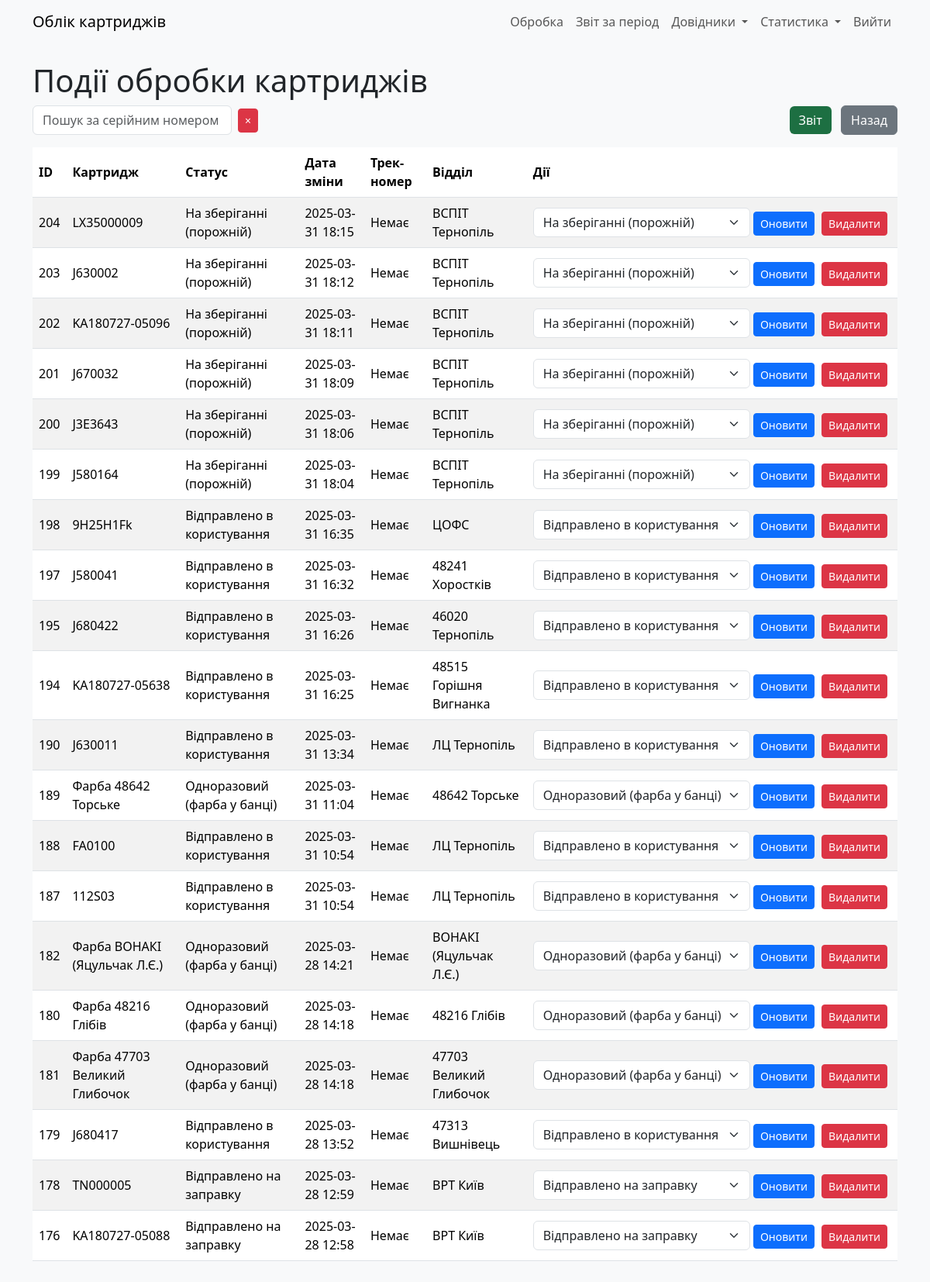
The app's page /cartridge_status (signed in), older data.
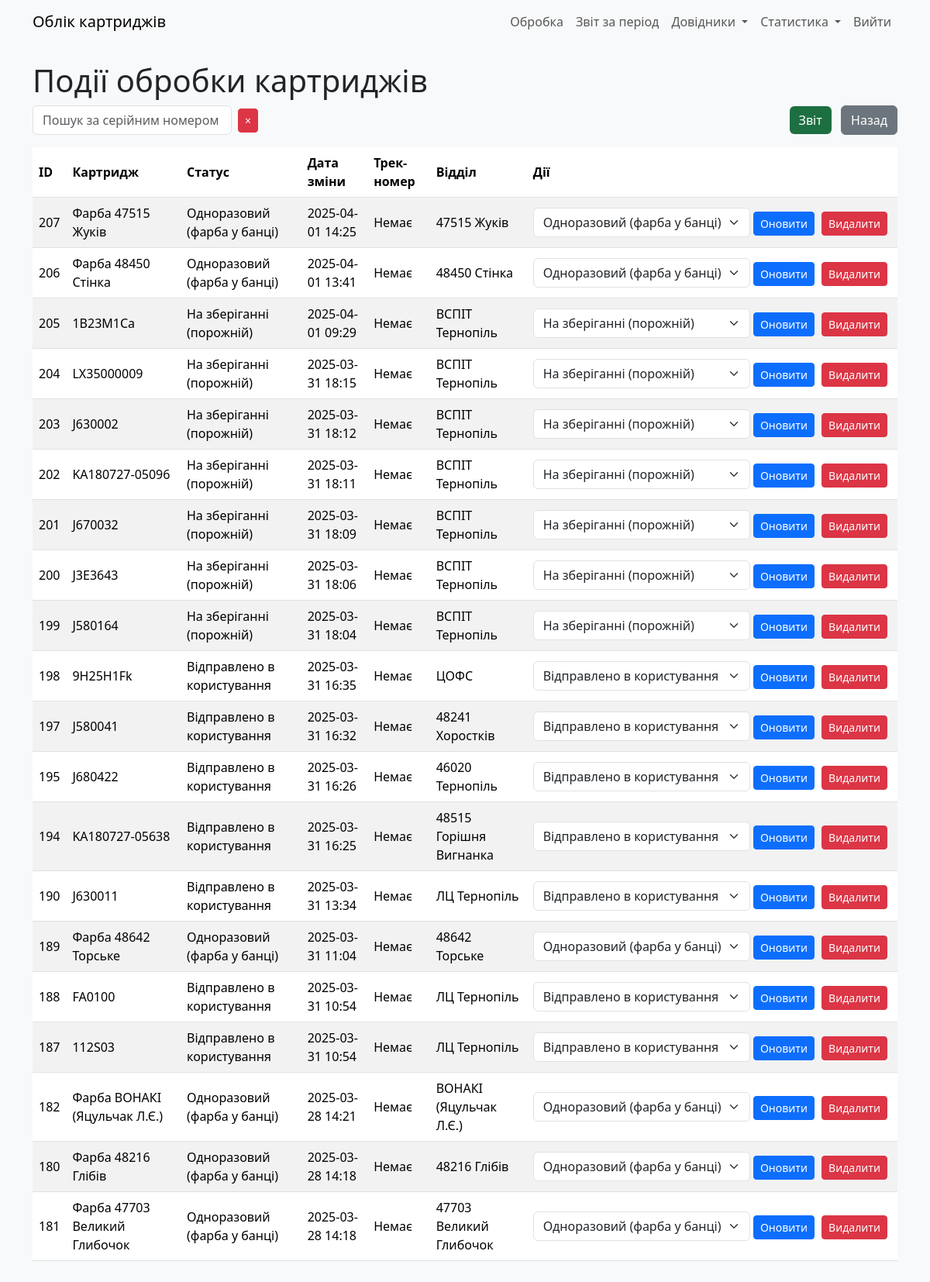
The same page, newer data.
### models.py (models this page shows)
class CartridgeStatus(db.Model):
    __tablename__ = "cartrg_status"
    id: Mapped[int] = mapped_column(primary_key=True)
    cartridge_id = mapped_column(ForeignKey(Cartridges.id))
    status: Mapped[int] = mapped_column(Integer, server_default=literal(0))
    date_ofchange: Mapped[DateTime] = mapped_column(DateTime, server_default=func.now())
    parcel_track: Mapped[str] = mapped_column(String(13), nullable=True)
    exec_dept: Mapped[int] = mapped_column(ForeignKey(RefillDept.id))
    user_updated: Mapped[int] = mapped_column(ForeignKey(User.id))
    time_updated: Mapped[DateTime] = mapped_column(DateTime, server_default=func.now())
    __table_args__ = (
        Index('idx_cartridge_date', 'cartridge_id', 'date_ofchange'),  # Композитний індекс
        Index('idx_status', 'status'),                                 # Окремий індекс для status
        Index('idx_exec_dept', 'exec_dept'),                           # Окремий індекс для exec_dept
    )

class Cartridges(db.Model):
    __tablename__ = "cartridges"
    id: Mapped[int] = mapped_column(primary_key=True)
    serial_num: Mapped[str] = mapped_column(String(255), server_default="N/A")
    in_printer: Mapped[int] = mapped_column(ForeignKey(CustomerEquipment.id), nullable=True)
    cartridge_model: Mapped[str] = mapped_column(String(255), nullable=True)  # Текстове поле
    user_updated: Mapped[int] = mapped_column(ForeignKey(User.id))
    time_updated: Mapped[DateTime] = mapped_column(DateTime, server_default=func.now())
    curr_status: Mapped[int] = mapped_column(Integer, nullable=False, default=0)
    curr_dept: Mapped[int] = mapped_column(Integer, nullable=False, default=0)

class RefillDept(db.Model):
    __tablename__ = "refill_dept"
    id: Mapped[int] = mapped_column(primary_key=True)
    deptname: Mapped[str] = mapped_column(String(30))
    addr1: Mapped[str] = mapped_column(String(255))
    addr2: Mapped[str] = mapped_column(String(255))
    addr3: Mapped[str] = mapped_column(String(255))
    addr4: Mapped[str] = mapped_column(String(255))
    addr5: Mapped[str] = mapped_column(String(255))
    is_exec: Mapped[int] = mapped_column(Integer, server_default=literal(0))
    user_updated: Mapped[int] = mapped_column(ForeignKey(User.id))
    time_updated: Mapped[DateTime] = mapped_column(DateTime, server_default=func.now())

### app.py (the view)
@app.route('/cartridge_status')
@login_required
def cartridge_status():
    search = request.args.get('search', '')
    page = request.args.get('page', 1, type=int)
    per_page = 20
    query = db.session.query(CartridgeStatus, Cartridges.serial_num, RefillDept.deptname)\
                      .outerjoin(Cartridges, Cartridges.id == CartridgeStatus.cartridge_id)\
                      .outerjoin(RefillDept, RefillDept.id == CartridgeStatus.exec_dept)\
                      .order_by(CartridgeStatus.date_ofchange.desc())
    if search:
        query = query.filter(Cartridges.serial_num.ilike(f'%{search}%'))
    pagination = query.paginate(page=page, per_page=per_page, error_out=False)
    statuses = [(s[0], s[1] or 'Не вказано', s[2] or 'Не вказано') for s in pagination.items]
    return render_template('cartridge_status.html',
                           statuses=statuses,
                           search=search,
                           pagination=pagination)

### app.py (called while the page is built)
@login_manager.user_loader
def load_user(user_id):
    return User.query.get(int(user_id))

### templates/cartridge_status.html (shortened to what this page needs)
{% extends "base.html" %}
{% block content %}
    <h1>Події обробки картриджів</h1>
    <div class="mb-3 d-flex justify-content-between align-items-center">
        <div class="d-flex align-items-center">
            <input type="text" id="search" class="form-control" placeholder="Пошук за серійним номером" value="{{ search|escape }}" style="max-width: 400px;">
            <button id="clear-search" class="btn btn-danger btn-sm ms-2" title="Очистити пошук">
                <span>×</span>
            </button>
        </div>
        <div>
            <a href="{{ url_for('export_cartridge_events') }}" class="btn btn-excel me-2">Звіт</a>
            <a href="{{ url_for('index') }}" class="btn btn-secondary">Назад</a>
        </div>
    </div>
    <table class="table table-striped" id="status-table">
        <thead>
            <tr>
                <th>ID</th>
                <th>Картридж</th>
                <th>Статус</th>
                <th>Дата зміни</th>
                <th>Трек-номер</th>
                <th>Відділ</th>
                <th>Дії</th>
            </tr>
        </thead>
        <tbody id="status-table-body">
            {% for status, serial_num, deptname in statuses %}
            <tr>
                <td>{{ status.id }}</td>
                <td>{{ serial_num }}</td>
                <td>{{ {0: 'Не вказано', 1: 'На зберіганні (порожній)', 2: 'Відправлено в користування', 3: 'Відправлено на заправку', 4: 'Непридатний (списаний)', 5: 'Одноразовий (фарба у банці)', 6: 'На зберіганні (заправлений)'}[status.status] }}</td>
                <td>{{ status.date_ofchange.strftime('%Y-%m-%d %H:%M') }}</td>
                <td>{{ status.parcel_track or 'Немає' }}</td>
                <td>{{ deptname }}</td>
                <td class="actions-column">
                    <form action="{{ url_for('update_status', status_id=status.id) }}" method="POST" class="d-inline">
                        <select name="status" class="form-select d-inline w-auto">
                            <option value="1" {% if status.status == 1 %}selected{% endif %}>На зберіганні (порожній)</option>
                            <option value="2" {% if status.status == 2 %}selected{% endif %}>Відправлено в користування</option>
                            <option value="3" {% if status.status == 3 %}selected{% endif %}>Відправлено на заправку</option>
                            <option value="5" {% if status.status == 5 %}selected{% endif %}>Одноразовий (фарба у банці)</option>
                        </select>
                        <button type="submit" class="btn btn-primary btn-sm">Оновити</button>
                    </form>
                    <form action="{{ url_for('delete_status', status_id=status.id) }}" method="POST" class="d-inline" onsubmit="return confirm('Ви впевнені, що хочете видалити цей статус?');">
                        <button type="submit" class="btn btn-danger btn-sm">Видалити</button>
                    </form>
                </td>
            </tr>
            {% endfor %}
        </tbody>
    </table>
{% endblock %}

Row changes from the older to the newer data that the page shows:
no longer on this page (row unchanged): CartridgeStatus: id "179", serial_num "J680417", status "Відправлено в користування", date_ofchange "2025-03-28 13:52", parcel_track "Немає", deptname "47313 Вишнівець"
no longer on this page (row unchanged): CartridgeStatus: id "178", serial_num "TN000005", status "Відправлено на заправку", date_ofchange "2025-03-28 12:59", parcel_track "Немає", deptname "ВРТ Київ"
no longer on this page (row unchanged): CartridgeStatus: id "176", serial_num "KA180727-05088", status "Відправлено на заправку", date_ofchange "2025-03-28 12:58", parcel_track "Немає", deptname "ВРТ Київ"
added CartridgeStatus: id "207", serial_num "Фарба 47515 Жуків", status "Одноразовий (фарба у банці)", date_ofchange "2025-04-01 14:25", parcel_track "Немає", deptname "47515 Жуків"
added CartridgeStatus: id "206", serial_num "Фарба 48450 Стінка", status "Одноразовий (фарба у банці)", date_ofchange "2025-04-01 13:41", parcel_track "Немає", deptname "48450 Стінка"
added CartridgeStatus: id "205", serial_num "1B23M1Ca", status "На зберіганні (порожній)", date_ofchange "2025-04-01 09:29", parcel_track "Немає", deptname "ВСПІТ Тернопіль"
